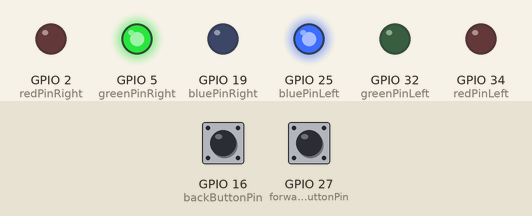
Bench run of a sketch on a simulated ESP32. Parts: output pins drawn as LEDs (lit = HIGH). The test bench sets the inputs (shaded band); at power-on: GPIO 16 (backButtonPin) HIGH, GPIO 27 (forwardButtonPin) HIGH. USB keyboard and mouse output is not drawn.

Above: at 1.2 s.
1.3 s: GPIO 16 (backButtonPin) pulled LOW for 0.15 s
Timing chart, 0 to 4.3 s (numbered marks = the images above; inputs shaded):
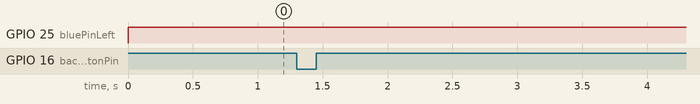

The sketch:

main.ino
```cpp
#include <BleKeyboard.h>

// Button pins
const int backButtonPin = 16;    // GPIO16 (D16) pin connected to the back button
const int forwardButtonPin = 27; // GPIO27 (D27) pin connected to the forward button

// Left RGB LED pins
const int bluePinRight = 19;      // GPIO19 connected to the blue pin of the left RGB LED
const int greenPinRight = 5;      // GPIO5 connected to the green pin of the left RGB LED
const int redPinRight = 2;        // GPIO2 connected to the red pin of the left RGB LED

// Right RGB LED pins
const int bluePinLeft = 25;     // GPIO25 connected to the blue pin of the right RGB LED
const int greenPinLeft = 32;    // GPIO32 connected to the green pin of the right RGB LED
const int redPinLeft = 34;      // GPIO34 connected to the red pin of the right RGB LED

int backButtonState = HIGH;      // Current state of the back button
int lastBackButtonState = HIGH;  // Previous state of the back button
int forwardButtonState = HIGH;   // Current state of the forward button
int lastForwardButtonState = HIGH; // Previous state of the forward button
bool ledOn = false;              // LED state
unsigned long lastBackDebounceTime = 0;  // The last time the back button was toggled
unsigned long lastForwardDebounceTime = 0;  // The last time the forward button was toggled
unsigned long debounceDelay = 50;    // The debounce time; increase if the output flickers
unsigned long ledTurnOffTime = 0;    // The time when the LED should turn off

BleKeyboard bleKeyboard("ESP32 Keyboard", "Espressif", 100);

// Function to set the color of the left RGB LED
void setRGBColorLeft(int red, int green, int blue) {
  digitalWrite(redPinLeft, red);
  digitalWrite(greenPinLeft, green);
  digitalWrite(bluePinLeft, blue);
}

// Function to set the color of the right RGB LED
void setRGBColorRight(int red, int green, int blue) {
  digitalWrite(redPinRight, red);
  digitalWrite(greenPinRight, green);
  digitalWrite(bluePinRight, blue);
}

void setup() {
  // Set button pins as input with internal pull-up resistor
  pinMode(backButtonPin, INPUT_PULLUP);
  pinMode(forwardButtonPin, INPUT_PULLUP);

  // Set RGB LED pins as output
  pinMode(bluePinLeft, OUTPUT);
  pinMode(greenPinLeft, OUTPUT);
  pinMode(redPinLeft, OUTPUT);

  pinMode(bluePinRight, OUTPUT);
  pinMode(greenPinRight, OUTPUT);
  pinMode(redPinRight, OUTPUT);

  // Initialize BLE Keyboard
  bleKeyboard.begin();

  // Show green LED on the right to indicate power on
  setRGBColorRight(LOW, HIGH, LOW);

  // Turn off the left LED initially
  setRGBColorLeft(LOW, LOW, LOW);
}

void loop() {
  // Check if BLE is connected
  if (bleKeyboard.isConnected()) {
    // Show blue LED on the left to indicate Bluetooth connection
    setRGBColorLeft(LOW, LOW, HIGH);
  } else {
    // Show orange LED on the left when searching for Bluetooth
    setRGBColorLeft(HIGH, HIGH, LOW);
  }

  int backReading = digitalRead(backButtonPin);
  int forwardReading = digitalRead(forwardButtonPin);

  // Debounce the back button
  if (backReading != lastBackButtonState) {
    lastBackDebounceTime = millis();
  }

  if ((millis() - lastBackDebounceTime) > debounceDelay) {
    if (backReading == LOW && backButtonState == HIGH) {
      ledOn = true;
      ledTurnOffTime = millis() + 1000;
      bleKeyboard.write(KEY_LEFT_ARROW);
      // Change the right LED to purple when the back button is pressed
      setRGBColorLeft(HIGH, LOW, LOW); // Red
    }
    backButtonState = backReading;
  }

  // Debounce the forward button
  if (forwardReading != lastForwardButtonState) {
    lastForwardDebounceTime = millis();
  }

  if ((millis() - lastForwardDebounceTime) > debounceDelay) {
    if (forwardReading == LOW && forwardButtonState == HIGH) {
      ledOn = true;
      ledTurnOffTime = millis() + 1000;
      bleKeyboard.write(KEY_RIGHT_ARROW);
      setRGBColorLeft(HIGH, LOW, LOW); // Red
    }
    forwardButtonState = forwardReading;
  }

  // Check if the LED should be turned off
  if (ledOn && (millis() > ledTurnOffTime)) {
    ledOn = false;
    // Reset the LED colors
    setRGBColorRight(LOW, HIGH, LOW); // Green on right
    if (bleKeyboard.isConnected()) {
      setRGBColorLeft(LOW, LOW, HIGH); // Blue on left if connected
    } else {
      setRGBColorLeft(HIGH, LOW, LOW); // Red
    }
  }

  // Save the readings. Next time through the loop, they'll be the last states
  lastBackButtonState = backReading;
  lastForwardButtonState = forwardReading;
}
```
